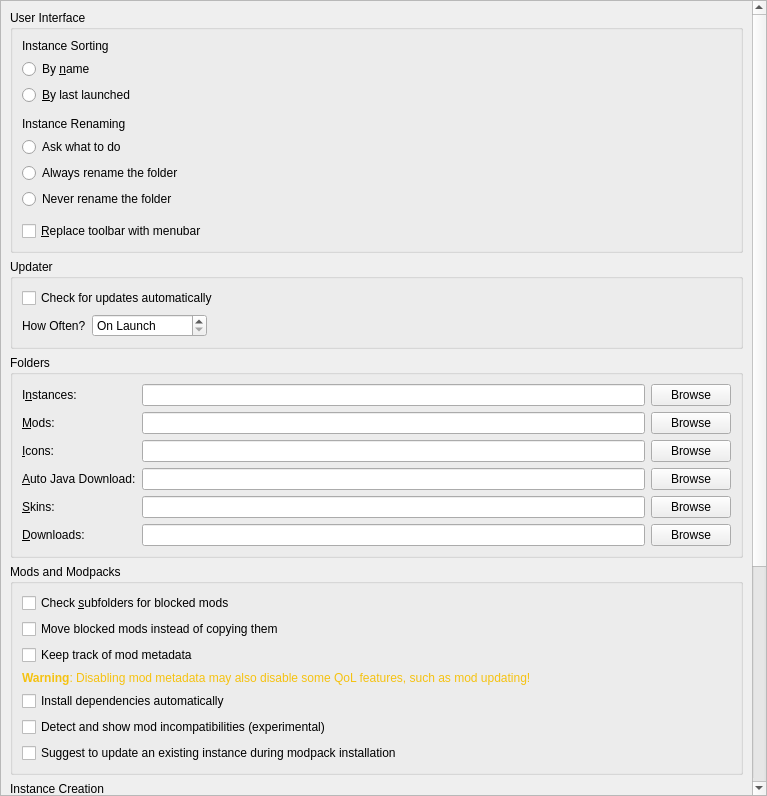
<?xml version="1.0" encoding="UTF-8"?>
<ui version="4.0">
 <class>LauncherPage</class>
 <widget class="QWidget" name="LauncherPage">
  <property name="geometry">
   <rect>
    <x>0</x>
    <y>0</y>
    <width>767</width>
    <height>796</height>
   </rect>
  </property>
  <property name="sizePolicy">
   <sizepolicy hsizetype="MinimumExpanding" vsizetype="MinimumExpanding">
    <horstretch>0</horstretch>
    <verstretch>0</verstretch>
   </sizepolicy>
  </property>
  <layout class="QVBoxLayout" name="verticalLayout">
   <property name="leftMargin">
    <number>0</number>
   </property>
   <property name="topMargin">
    <number>0</number>
   </property>
   <property name="rightMargin">
    <number>0</number>
   </property>
   <property name="bottomMargin">
    <number>0</number>
   </property>
   <item>
    <widget class="QScrollArea" name="scrollArea">
     <property name="horizontalScrollBarPolicy">
      <enum>Qt::ScrollBarPolicy::ScrollBarAsNeeded</enum>
     </property>
     <property name="widgetResizable">
      <bool>true</bool>
     </property>
     <widget class="QWidget" name="scrollAreaWidgetContents">
      <property name="geometry">
       <rect>
        <x>0</x>
        <y>-149</y>
        <width>746</width>
        <height>1222</height>
       </rect>
      </property>
      <layout class="QVBoxLayout" name="verticalLayout_8">
       <item>
        <widget class="QGroupBox" name="userInterfaceBox">
         <property name="enabled">
          <bool>true</bool>
         </property>
         <property name="title">
          <string>User Interface</string>
         </property>
         <layout class="QVBoxLayout" name="verticalLayout_2">
          <item>
           <widget class="QLabel" name="instanceSortingLabel">
            <property name="text">
             <string>Instance Sorting</string>
            </property>
           </widget>
          </item>
          <item>
           <widget class="QRadioButton" name="sortByNameBtn">
            <property name="text">
             <string>By &amp;name</string>
            </property>
            <attribute name="buttonGroup">
             <string notr="true">sortingModeGroup</string>
            </attribute>
           </widget>
          </item>
          <item>
           <widget class="QRadioButton" name="sortLastLaunchedBtn">
            <property name="text">
             <string>&amp;By last launched</string>
            </property>
            <attribute name="buttonGroup">
             <string notr="true">sortingModeGroup</string>
            </attribute>
           </widget>
          </item>
          <item>
           <spacer name="verticalSpacer">
            <property name="orientation">
             <enum>Qt::Orientation::Vertical</enum>
            </property>
            <property name="sizeType">
             <enum>QSizePolicy::Policy::Fixed</enum>
            </property>
            <property name="sizeHint" stdset="0">
             <size>
              <width>0</width>
              <height>6</height>
             </size>
            </property>
           </spacer>
          </item>
          <item>
           <widget class="QLabel" name="renamingBehaviorLabel">
            <property name="text">
             <string>Instance Renaming</string>
            </property>
           </widget>
          </item>
          <item>
           <widget class="QRadioButton" name="askToRenameDirBtn">
            <property name="text">
             <string>Ask what to do</string>
            </property>
            <attribute name="buttonGroup">
             <string notr="true">renamingBehaviorGroup</string>
            </attribute>
           </widget>
          </item>
          <item>
           <widget class="QRadioButton" name="alwaysRenameDirBtn">
            <property name="text">
             <string>Always rename the folder</string>
            </property>
            <attribute name="buttonGroup">
             <string notr="true">renamingBehaviorGroup</string>
            </attribute>
           </widget>
          </item>
          <item>
           <widget class="QRadioButton" name="neverRenameDirBtn">
            <property name="text">
             <string>Never rename the folder</string>
            </property>
            <attribute name="buttonGroup">
             <string notr="true">renamingBehaviorGroup</string>
            </attribute>
           </widget>
          </item>
          <item>
           <spacer name="verticalSpacer_2">
            <property name="orientation">
             <enum>Qt::Orientation::Vertical</enum>
            </property>
            <property name="sizeType">
             <enum>QSizePolicy::Policy::Fixed</enum>
            </property>
            <property name="sizeHint" stdset="0">
             <size>
              <width>0</width>
              <height>6</height>
             </size>
            </property>
           </spacer>
          </item>
          <item>
           <widget class="QCheckBox" name="preferMenuBarCheckBox">
            <property name="toolTip">
             <string>The menubar is more friendly for keyboard-driven interaction.</string>
            </property>
            <property name="text">
             <string>&amp;Replace toolbar with menubar</string>
            </property>
           </widget>
          </item>
         </layout>
        </widget>
       </item>
       <item>
        <widget class="QGroupBox" name="updateSettingsBox">
         <property name="title">
          <string>Updater</string>
         </property>
         <layout class="QGridLayout" name="gridLayout_2">
          <item row="1" column="0">
           <layout class="QHBoxLayout" name="horizontalLayout_2">
            <item>
             <widget class="QLabel" name="updateIntervalLabel">
              <property name="text">
               <string>How Often?</string>
              </property>
             </widget>
            </item>
            <item>
             <widget class="QSpinBox" name="updateIntervalSpinBox">
              <property name="sizePolicy">
               <sizepolicy hsizetype="Maximum" vsizetype="Fixed">
                <horstretch>0</horstretch>
                <verstretch>0</verstretch>
               </sizepolicy>
              </property>
              <property name="toolTip">
               <string>Set to 0 to only check on launch</string>
              </property>
              <property name="specialValueText">
               <string>On Launch</string>
              </property>
              <property name="suffix">
               <string> hours</string>
              </property>
              <property name="prefix">
               <string>Every </string>
              </property>
              <property name="minimum">
               <number>0</number>
              </property>
              <property name="maximum">
               <number>168</number>
              </property>
             </widget>
            </item>
            <item>
             <spacer name="horizontalSpacer">
              <property name="orientation">
               <enum>Qt::Orientation::Horizontal</enum>
              </property>
              <property name="sizeHint" stdset="0">
               <size>
                <width>0</width>
                <height>0</height>
               </size>
              </property>
             </spacer>
            </item>
           </layout>
          </item>
          <item row="0" column="0" colspan="2">
           <widget class="QCheckBox" name="autoUpdateCheckBox">
            <property name="text">
             <string>Check for updates automatically</string>
            </property>
           </widget>
          </item>
         </layout>
        </widget>
       </item>
       <item>
        <widget class="QGroupBox" name="foldersBox">
         <property name="title">
          <string>Folders</string>
         </property>
         <layout class="QGridLayout" name="gridLayout">
          <item row="4" column="1">
           <widget class="QLineEdit" name="skinsDirTextBox"/>
          </item>
          <item row="4" column="2">
           <widget class="QPushButton" name="skinsDirBrowseBtn">
            <property name="text">
             <string>Browse</string>
            </property>
           </widget>
          </item>
          <item row="3" column="0">
           <widget class="QLabel" name="labelJavaDir">
            <property name="toolTip">
             <string>Folder where Prism Launcher stores automatically downloaded Java versions. Do NOT set this to your system Java installation.</string>
            </property>
            <property name="text">
             <string>&amp;Auto Java Download:</string>
            </property>
            <property name="buddy">
             <cstring>javaDirTextBox</cstring>
            </property>
           </widget>
          </item>
          <item row="2" column="2">
           <widget class="QPushButton" name="iconsDirBrowseBtn">
            <property name="text">
             <string>Browse</string>
            </property>
           </widget>
          </item>
          <item row="4" column="0">
           <widget class="QLabel" name="labelSkinsDir">
            <property name="text">
             <string>&amp;Skins:</string>
            </property>
            <property name="buddy">
             <cstring>skinsDirTextBox</cstring>
            </property>
           </widget>
          </item>
          <item row="1" column="0">
           <widget class="QLabel" name="labelModsDir">
            <property name="text">
             <string>&amp;Mods:</string>
            </property>
            <property name="buddy">
             <cstring>modsDirTextBox</cstring>
            </property>
           </widget>
          </item>
          <item row="3" column="2">
           <widget class="QPushButton" name="javaDirBrowseBtn">
            <property name="text">
             <string>Browse</string>
            </property>
           </widget>
          </item>
          <item row="5" column="0">
           <widget class="QLabel" name="labelDownloadsDir">
            <property name="text">
             <string>&amp;Downloads:</string>
            </property>
            <property name="buddy">
             <cstring>downloadsDirTextBox</cstring>
            </property>
           </widget>
          </item>
          <item row="5" column="1">
           <widget class="QLineEdit" name="downloadsDirTextBox"/>
          </item>
          <item row="1" column="1">
           <widget class="QLineEdit" name="modsDirTextBox"/>
          </item>
          <item row="0" column="0">
           <widget class="QLabel" name="labelInstDir">
            <property name="text">
             <string>I&amp;nstances:</string>
            </property>
            <property name="buddy">
             <cstring>instDirTextBox</cstring>
            </property>
           </widget>
          </item>
          <item row="0" column="2">
           <widget class="QPushButton" name="instDirBrowseBtn">
            <property name="text">
             <string>Browse</string>
            </property>
           </widget>
          </item>
          <item row="5" column="2">
           <widget class="QPushButton" name="downloadsDirBrowseBtn">
            <property name="text">
             <string>Browse</string>
            </property>
           </widget>
          </item>
          <item row="0" column="1">
           <widget class="QLineEdit" name="instDirTextBox"/>
          </item>
          <item row="1" column="2">
           <widget class="QPushButton" name="modsDirBrowseBtn">
            <property name="text">
             <string>Browse</string>
            </property>
           </widget>
          </item>
          <item row="3" column="1">
           <widget class="QLineEdit" name="javaDirTextBox"/>
          </item>
          <item row="2" column="1">
           <widget class="QLineEdit" name="iconsDirTextBox"/>
          </item>
          <item row="2" column="0">
           <widget class="QLabel" name="labelIconsDir">
            <property name="text">
             <string>&amp;Icons:</string>
            </property>
            <property name="buddy">
             <cstring>iconsDirTextBox</cstring>
            </property>
           </widget>
          </item>
         </layout>
        </widget>
       </item>
       <item>
        <widget class="QGroupBox" name="modsBox">
         <property name="title">
          <string>Mods and Modpacks</string>
         </property>
         <layout class="QVBoxLayout" name="verticalLayout_4">
          <item>
           <widget class="QCheckBox" name="downloadsDirWatchRecursiveCheckBox">
            <property name="toolTip">
             <string>When enabled, in addition to the downloads folder, its sub folders will also be searched when looking for resources (e.g. when looking for blocked mods on CurseForge).</string>
            </property>
            <property name="text">
             <string>Check &amp;subfolders for blocked mods</string>
            </property>
           </widget>
          </item>
          <item>
           <widget class="QCheckBox" name="downloadsDirMoveCheckBox">
            <property name="toolTip">
             <string>When enabled, it will move blocked resources instead of copying them.</string>
            </property>
            <property name="text">
             <string>Move blocked mods instead of copying them</string>
            </property>
           </widget>
          </item>
          <item>
           <widget class="QCheckBox" name="metadataEnableBtn">
            <property name="toolTip">
             <string>Store version information provided by mod providers (like Modrinth or CurseForge) for mods.</string>
            </property>
            <property name="text">
             <string>Keep track of mod metadata</string>
            </property>
           </widget>
          </item>
          <item>
           <widget class="QLabel" name="metadataWarningLabel">
            <property name="text">
             <string>&lt;html&gt;&lt;head/&gt;&lt;body&gt;&lt;p&gt;&lt;span style=&quot; font-weight:600; color:#f5c211;&quot;&gt;Warning&lt;/span&gt;&lt;span style=&quot; color:#f5c211;&quot;&gt;: Disabling mod metadata may also disable some QoL features, such as mod updating!&lt;/span&gt;&lt;/p&gt;&lt;/body&gt;&lt;/html&gt;</string>
            </property>
            <property name="wordWrap">
             <bool>true</bool>
            </property>
           </widget>
          </item>
          <item>
           <widget class="QCheckBox" name="dependenciesEnableBtn">
            <property name="toolTip">
             <string>Automatically detect, install, and update mod dependencies.</string>
            </property>
            <property name="text">
             <string>Install dependencies automatically</string>
            </property>
           </widget>
          </item>
          <item>
           <widget class="QCheckBox" name="showModIncompatCheckBox">
            <property name="toolTip">
             <string>Currently this just shows mods which are not marked as compatible with the current Minecraft version.</string>
            </property>
            <property name="text">
             <string>Detect and show mod incompatibilities (experimental)</string>
            </property>
           </widget>
          </item>
          <item>
           <widget class="QCheckBox" name="modpackUpdatePromptBtn">
            <property name="toolTip">
             <string>When creating a new modpack instance, suggest updating an existing instance instead.</string>
            </property>
            <property name="text">
             <string>Suggest to update an existing instance during modpack installation</string>
            </property>
           </widget>
          </item>
         </layout>
        </widget>
       </item>
       <item>
        <widget class="QGroupBox" name="instanceBox">
         <property name="title">
          <string>Instance Creation</string>
         </property>
         <layout class="QVBoxLayout" name="verticalLayout_3">
          <item>
           <widget class="QCheckBox" name="downloadGameFilesBtn">
            <property name="toolTip">
             <string>Downloads required game files while creating the instance. Disable this to skip the initial download and fetch files when the instance is launched instead.</string>
            </property>
            <property name="text">
             <string>Download game files during instance creation</string>
            </property>
           </widget>
          </item>
         </layout>
        </widget>
       </item>
       <item>
        <widget class="QGroupBox" name="groupBox_2">
         <property name="title">
          <string>Console</string>
         </property>
         <layout class="QFormLayout" name="formLayout">
          <property name="labelAlignment">
           <set>Qt::AlignmentFlag::AlignLeading|Qt::AlignmentFlag::AlignLeft|Qt::AlignmentFlag::AlignVCenter</set>
          </property>
          <item row="0" column="0">
           <widget class="QLabel" name="lineLimitLabel">
            <property name="sizePolicy">
             <sizepolicy hsizetype="Maximum" vsizetype="Preferred">
              <horstretch>0</horstretch>
              <verstretch>0</verstretch>
             </sizepolicy>
            </property>
            <property name="text">
             <string>Log History &amp;Limit:</string>
            </property>
            <property name="buddy">
             <cstring>lineLimitSpinBox</cstring>
            </property>
           </widget>
          </item>
          <item row="0" column="1">
           <widget class="QSpinBox" name="lineLimitSpinBox">
            <property name="sizePolicy">
             <sizepolicy hsizetype="Maximum" vsizetype="Fixed">
              <horstretch>0</horstretch>
              <verstretch>0</verstretch>
             </sizepolicy>
            </property>
            <property name="suffix">
             <string> lines</string>
            </property>
            <property name="minimum">
             <number>10000</number>
            </property>
            <property name="maximum">
             <number>1000000</number>
            </property>
            <property name="singleStep">
             <number>10000</number>
            </property>
            <property name="value">
             <number>100000</number>
            </property>
           </widget>
          </item>
          <item row="1" column="0" colspan="2">
           <widget class="QCheckBox" name="checkStopLogging">
            <property name="text">
             <string>&amp;Stop logging when log overflows</string>
            </property>
           </widget>
          </item>
         </layout>
        </widget>
       </item>
       <item>
        <widget class="QGroupBox" name="tasksBox">
         <property name="title">
          <string>Tasks</string>
         </property>
         <layout class="QGridLayout" name="gridLayout_3">
          <item row="2" column="1">
           <widget class="QSpinBox" name="numberOfManualRetriesSpinBox">
            <property name="sizePolicy">
             <sizepolicy hsizetype="Maximum" vsizetype="Fixed">
              <horstretch>0</horstretch>
              <verstretch>0</verstretch>
             </sizepolicy>
            </property>
            <property name="minimumSize">
             <size>
              <width>60</width>
              <height>0</height>
             </size>
            </property>
            <property name="minimum">
             <number>0</number>
            </property>
           </widget>
          </item>
          <item row="1" column="1">
           <widget class="QSpinBox" name="numberOfConcurrentDownloadsSpinBox">
            <property name="sizePolicy">
             <sizepolicy hsizetype="Maximum" vsizetype="Fixed">
              <horstretch>0</horstretch>
              <verstretch>0</verstretch>
             </sizepolicy>
            </property>
            <property name="minimumSize">
             <size>
              <width>60</width>
              <height>0</height>
             </size>
            </property>
            <property name="minimum">
             <number>1</number>
            </property>
           </widget>
          </item>
          <item row="3" column="1">
           <widget class="QSpinBox" name="timeoutSecondsSpinBox">
            <property name="sizePolicy">
             <sizepolicy hsizetype="Maximum" vsizetype="Fixed">
              <horstretch>0</horstretch>
              <verstretch>0</verstretch>
             </sizepolicy>
            </property>
            <property name="minimumSize">
             <size>
              <width>60</width>
              <height>0</height>
             </size>
            </property>
            <property name="suffix">
             <string>s</string>
            </property>
           </widget>
          </item>
          <item row="2" column="0">
           <widget class="QLabel" name="numberOfManualRetriesLabel">
            <property name="text">
             <string>Retry Limit:</string>
            </property>
           </widget>
          </item>
          <item row="1" column="0">
           <widget class="QLabel" name="numberOfConcurrentDownloadsLabel">
            <property name="text">
             <string>Concurrent Download Limit:</string>
            </property>
           </widget>
          </item>
          <item row="3" column="0">
           <widget class="QLabel" name="timeoutSecondsLabel">
            <property name="toolTip">
             <string>Seconds to wait until the requests are terminated</string>
            </property>
            <property name="text">
             <string>HTTP Timeout:</string>
            </property>
           </widget>
          </item>
          <item row="0" column="1">
           <widget class="QSpinBox" name="numberOfConcurrentTasksSpinBox">
            <property name="sizePolicy">
             <sizepolicy hsizetype="Maximum" vsizetype="Fixed">
              <horstretch>0</horstretch>
              <verstretch>0</verstretch>
             </sizepolicy>
            </property>
            <property name="minimumSize">
             <size>
              <width>60</width>
              <height>0</height>
             </size>
            </property>
            <property name="minimum">
             <number>1</number>
            </property>
           </widget>
          </item>
          <item row="0" column="0">
           <widget class="QLabel" name="numberOfConcurrentTasksLabel">
            <property name="text">
             <string>Concurrent Task Limit:</string>
            </property>
           </widget>
          </item>
          <item row="0" column="2">
           <spacer name="horizontalSpacer_2">
            <property name="orientation">
             <enum>Qt::Orientation::Horizontal</enum>
            </property>
            <property name="sizeHint" stdset="0">
             <size>
              <width>0</width>
              <height>0</height>
             </size>
            </property>
           </spacer>
          </item>
         </layout>
        </widget>
       </item>
       <item>
        <spacer name="verticalSpacer_FeaturesTab">
         <property name="orientation">
          <enum>Qt::Orientation::Vertical</enum>
         </property>
         <property name="sizeHint" stdset="0">
          <size>
           <width>0</width>
           <height>0</height>
          </size>
         </property>
        </spacer>
       </item>
      </layout>
     </widget>
    </widget>
   </item>
  </layout>
 </widget>
 <tabstops>
  <tabstop>scrollArea</tabstop>
  <tabstop>sortByNameBtn</tabstop>
  <tabstop>sortLastLaunchedBtn</tabstop>
  <tabstop>askToRenameDirBtn</tabstop>
  <tabstop>alwaysRenameDirBtn</tabstop>
  <tabstop>neverRenameDirBtn</tabstop>
  <tabstop>preferMenuBarCheckBox</tabstop>
  <tabstop>autoUpdateCheckBox</tabstop>
  <tabstop>updateIntervalSpinBox</tabstop>
  <tabstop>instDirTextBox</tabstop>
  <tabstop>instDirBrowseBtn</tabstop>
  <tabstop>modsDirTextBox</tabstop>
  <tabstop>modsDirBrowseBtn</tabstop>
  <tabstop>iconsDirTextBox</tabstop>
  <tabstop>iconsDirBrowseBtn</tabstop>
  <tabstop>javaDirTextBox</tabstop>
  <tabstop>javaDirBrowseBtn</tabstop>
  <tabstop>skinsDirTextBox</tabstop>
  <tabstop>skinsDirBrowseBtn</tabstop>
  <tabstop>downloadsDirTextBox</tabstop>
  <tabstop>downloadsDirBrowseBtn</tabstop>
  <tabstop>downloadsDirWatchRecursiveCheckBox</tabstop>
  <tabstop>downloadsDirMoveCheckBox</tabstop>
  <tabstop>metadataEnableBtn</tabstop>
  <tabstop>dependenciesEnableBtn</tabstop>
  <tabstop>showModIncompatCheckBox</tabstop>
  <tabstop>modpackUpdatePromptBtn</tabstop>
  <tabstop>downloadGameFilesBtn</tabstop>
  <tabstop>lineLimitSpinBox</tabstop>
  <tabstop>checkStopLogging</tabstop>
  <tabstop>numberOfConcurrentTasksSpinBox</tabstop>
  <tabstop>numberOfConcurrentDownloadsSpinBox</tabstop>
  <tabstop>numberOfManualRetriesSpinBox</tabstop>
  <tabstop>timeoutSecondsSpinBox</tabstop>
 </tabstops>
 <resources/>
 <connections/>
 <buttongroups>
  <buttongroup name="renamingBehaviorGroup"/>
  <buttongroup name="sortingModeGroup"/>
 </buttongroups>
</ui>
